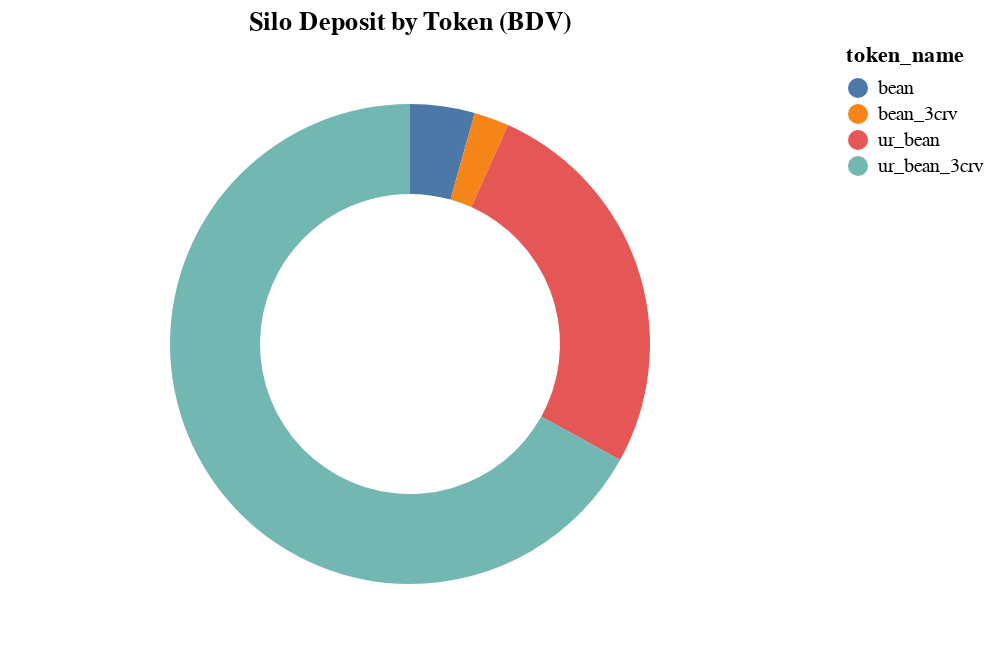

The code cell stored with this chart in its notebook:
### Code cell
ddf(df_silo.copy().loc[(df_silo.season == szn_max) & (df_silo.variable == 'total_deposited_bdv')])
c = alt.Chart(df_silo.copy().loc[(df_silo.season == szn_max) & (df_silo.variable == 'total_deposited_bdv')]
).encode(
    theta=alt.Theta("value:Q", stack=True),
    color=alt.Color("token_name:N", legend=alt.Legend()),
    tooltip=alt.Tooltip("value:Q", format=",d")
).mark_arc(outerRadius=120, innerRadius=75
).properties(title="Silo Deposit by Token (BDV)")
c

### Figure 1 — Vega-Lite specification as saved in the notebook (floating-point values rounded to 4 significant figures)
{"config": {"view": {"continuousWidth": 400, "continuousHeight": 300}}, "data": {"name": "data-943ffb9da8a5cb6f9be2ba52f0c51e5d"}, "mark": {"type": "arc", "innerRadius": 75, "outerRadius": 120}, "encoding": {"color": {"field": "token_name", "legend": {}, "type": "nominal"}, "theta": {"field": "value", "stack": true, "type": "quantitative"}, "tooltip": {"field": "value", "format": ",d", "type": "quantitative"}}, "title": "Silo Deposit by Token (BDV)", "$schema": "https://vega.github.io/schema/vega-lite/v4.17.0.json", "datasets": {"data-943ffb9da8a5cb6f9be2ba52f0c51e5d": [{"season": 6974, "token_name": "bean", "token_address": "0xbea0000029ad1c77d3d5d23ba2d8893db9d1efab", "variable": "total_deposited_bdv", "value": 1769000.0}, {"season": 6974, "token_name": "bean_3crv", "token_address": "0xc9c32cd16bf7efb85ff14e0c8603cc90f6f2ee49", "variable": "total_deposited_bdv", "value": 957900.0}, {"season": 6974, "token_name": "ur_bean", "token_address": "0x1bea0050e63e05fbb5d8ba2f10cf5800b6224449", "variable": "total_deposited_bdv", "value": 10710000.0}, {"season": 6974, "token_name": "ur_bean_3crv", "token_address": "0x1bea3ccd22f4ebd3d37d731ba31eeca95713716d", "variable": "total_deposited_bdv", "value": 27240000.0}]}}
